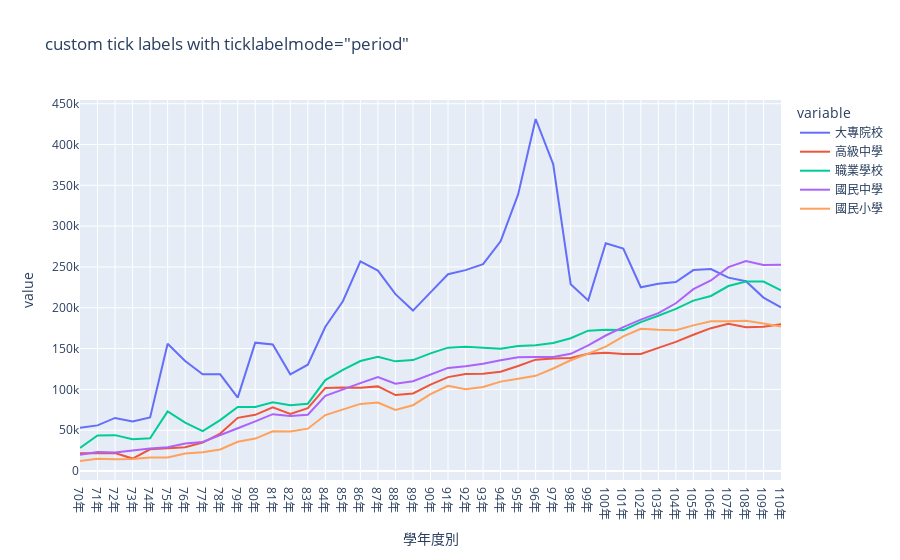

Source (notebook cell):
### Code cell
column_names = ['大專院校', '高級中學', '職業學校', '國民中學','國民小學']
fig = px.line(df, x="學年度別", y=column_names,
              hover_data={"學年度別": "|%B %d, %Y"},
              title='custom tick labels with ticklabelmode="period"')
fig.update_xaxes(
    dtick="M1",
    tickformat="%b\n%Y",
    ticklabelmode="period")
fig.show()

### Figure 1 — Plotly figure (JSON) as saved in the notebook; plotly's stock layout.template omitted (floating-point values rounded to 4 significant figures)
{"data": [{"hovertemplate": "variable=大專院校<br>學年度別=%{x|%B %d, %Y}<br>value=%{y}<extra></extra>", "legendgroup": "大專院校", "line": {"color": "#636efa", "dash": "solid"}, "marker": {"symbol": "circle"}, "mode": "lines", "name": "大專院校", "orientation": "v", "showlegend": true, "type": "scatter", "x": ["70年", "71年", "72年", "73年", "74年", "75年", "76年", "77年", "78年", "79年", "80年", "81年", "82年", "83年", "84年", "85年", "86年", "87年", "88年", "89年", "90年", "91年", "92年", "93年", "94年", "95年", "96年", "97年", "98年", "99年", "100年", "101年", "102年", "103年", "104年", "105年", "106年", "107年", "108年", "109年", "110年"], "xaxis": "x", "y": [53050.0, 55870.0, 65000.0, 60810.0, 65650.0, 155900.0, 134800.0, 118500.0, 118500.0, 89860.0, 157300.0, 155100.0, 118400.0, 130300.0, 176800.0, 208000.0, 256800.0, 245600.0, 216700.0, 196600.0, 218900.0, 241100.0, 246100.0, 253500.0, 281500.0, 338923, 431300.0, 376100.0, 228900.0, 209000.0, 279100.0, 272400.0, 225100.0, 229400.0, 231500.0, 246200.0, 247500.0, 236900.0, 232500.0, 212500.0, 200300.0], "yaxis": "y"}, {"hovertemplate": "variable=高級中學<br>學年度別=%{x|%B %d, %Y}<br>value=%{y}<extra></extra>", "legendgroup": "高級中學", "line": {"color": "#EF553B", "dash": "solid"}, "marker": {"symbol": "circle"}, "mode": "lines", "name": "高級中學", "orientation": "v", "showlegend": true, "type": "scatter", "x": ["70年", "71年", "72年", "73年", "74年", "75年", "76年", "77年", "78年", "79年", "80年", "81年", "82年", "83年", "84年", "85年", "86年", "87年", "88年", "89年", "90年", "91年", "92年", "93年", "94年", "95年", "96年", "97年", "98年", "99年", "100年", "101年", "102年", "103年", "104年", "105年", "106年", "107年", "108年", "109年", "110年"], "xaxis": "x", "y": [21620.0, 21660.0, 22050.0, 15240.0, 26570.0, 27950.0, 29220.0, 34860.0, 45830.0, 65100.0, 68830.0, 77970.0, 69840.0, 77060.0, 101800.0, 102400.0, 101900.0, 103700.0, 93040.0, 94940.0, 105900.0, 115100.0, 118900.0, 119200.0, 121600.0, 128700.0, 136400.0, 137800.0, 138300.0, 143700.0, 144900.0, 143400.0, 143400.0, 150900.0, 158200.0, 166900.0, 175000.0, 180500.0, 176100.0, 176700.0, 180000.0], "yaxis": "y"}, {"hovertemplate": "variable=職業學校<br>學年度別=%{x|%B %d, %Y}<br>value=%{y}<extra></extra>", "legendgroup": "職業學校", "line": {"color": "#00cc96", "dash": "solid"}, "marker": {"symbol": "circle"}, "mode": "lines", "name": "職業學校", "orientation": "v", "showlegend": true, "type": "scatter", "x": ["70年", "71年", "72年", "73年", "74年", "75年", "76年", "77年", "78年", "79年", "80年", "81年", "82年", "83年", "84年", "85年", "86年", "87年", "88年", "89年", "90年", "91年", "92年", "93年", "94年", "95年", "96年", "97年", "98年", "99年", "100年", "101年", "102年", "103年", "104年", "105年", "106年", "107年", "108年", "109年", "110年"], "xaxis": "x", "y": [28350.0, 43480.0, 43950.0, 39050.0, 40050.0, 73080.0, 59200.0, 48890.0, 62340.0, 78560.0, 78380.0, 84090.0, 80620.0, 82480.0, 111500.0, 123800.0, 134800.0, 140000.0, 134300.0, 135900.0, 144200.0, 151200.0, 152200.0, 150800.0, 149700.0, 153300.0, 154000.0, 156900.0, 162600.0, 172000.0, 173100.0, 172600.0, 182400.0, 190300.0, 198700.0, 208700.0, 214500.0, 226600.0, 232100.0, 232000.0, 221300.0], "yaxis": "y"}, {"hovertemplate": "variable=國民中學<br>學年度別=%{x|%B %d, %Y}<br>value=%{y}<extra></extra>", "legendgroup": "國民中學", "line": {"color": "#ab63fa", "dash": "solid"}, "marker": {"symbol": "circle"}, "mode": "lines", "name": "國民中學", "orientation": "v", "showlegend": true, "type": "scatter", "x": ["70年", "71年", "72年", "73年", "74年", "75年", "76年", "77年", "78年", "79年", "80年", "81年", "82年", "83年", "84年", "85年", "86年", "87年", "88年", "89年", "90年", "91年", "92年", "93年", "94年", "95年", "96年", "97年", "98年", "99年", "100年", "101年", "102年", "103年", "104年", "105年", "106年", "107年", "108年", "109年", "110年"], "xaxis": "x", "y": [20030.0, 23170.0, 22640.0, 25360.0, 27700.0, 28980.0, 33610.0, 35520.0, 44340.0, 52440.0, 60730.0, 69640.0, 67410.0, 68970.0, 92160.0, 100400.0, 107700.0, 115000.0, 106900.0, 109900.0, 117800.0, 126300.0, 128400.0, 131300.0, 135700.0, 139400.0, 139600.0, 139700.0, 143500.0, 153800.0, 166000.0, 176300.0, 185400.0, 193500.0, 205500.0, 222800.0, 233400.0, 249800.0, 257300.0, 252500.0, 252600.0], "yaxis": "y"}, {"hovertemplate": "variable=國民小學<br>學年度別=%{x|%B %d, %Y}<br>value=%{y}<extra></extra>", "legendgroup": "國民小學", "line": {"color": "#FFA15A", "dash": "solid"}, "marker": {"symbol": "circle"}, "mode": "lines", "name": "國民小學", "orientation": "v", "showlegend": true, "type": "scatter", "x": ["70年", "71年", "72年", "73年", "74年", "75年", "76年", "77年", "78年", "79年", "80年", "81年", "82年", "83年", "84年", "85年", "86年", "87年", "88年", "89年", "90年", "91年", "92年", "93年", "94年", "95年", "96年", "97年", "98年", "99年", "100年", "101年", "102年", "103年", "104年", "105年", "106年", "107年", "108年", "109年", "110年"], "xaxis": "x", "y": [12250.0, 14870.0, 14350.0, 14740.0, 16570.0, 16480.0, 21370.0, 22990.0, 26420.0, 35820.0, 39700.0, 48620.0, 48460.0, 51870.0, 68530.0, 75280.0, 82190.0, 83910.0, 74880.0, 80600.0, 94170.0, 104400.0, 100100.0, 103000.0, 109500.0, 113200.0, 116600.0, 125600.0, 135700.0, 143900.0, 152400.0, 165000.0, 174200.0, 173000.0, 172600.0, 178500.0, 183500.0, 183600.0, 184000.0, 180700.0, 177100.0], "yaxis": "y"}], "layout": {"legend": {"title": {"text": "variable"}, "tracegroupgap": 0}, "title": {"text": "custom tick labels with ticklabelmode=\"period\""}, "xaxis": {"anchor": "y", "domain": [0, 1], "dtick": "M1", "tickformat": "%b\n%Y", "ticklabelmode": "period", "title": {"text": "學年度別"}}, "yaxis": {"anchor": "x", "domain": [0, 1], "title": {"text": "value"}}}}
